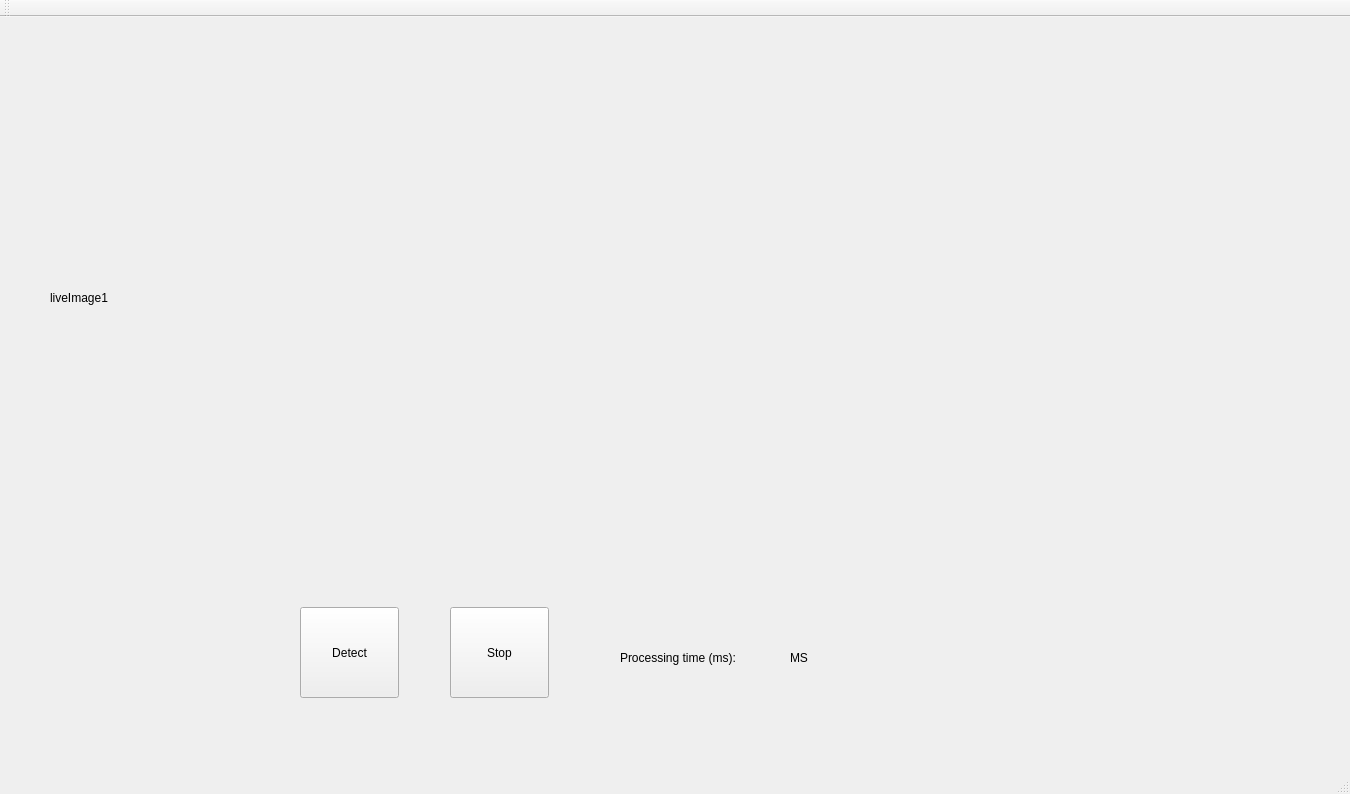
<?xml version="1.0" encoding="UTF-8"?>
<ui version="4.0">
 <class>MainWindow</class>
 <widget class="QMainWindow" name="MainWindow">
  <property name="geometry">
   <rect>
    <x>0</x>
    <y>0</y>
    <width>1350</width>
    <height>794</height>
   </rect>
  </property>
  <property name="windowTitle">
   <string>MainWindow</string>
  </property>
  <widget class="QWidget" name="centralWidget">
   <widget class="QLabel" name="liveLabel1">
    <property name="geometry">
     <rect>
      <x>50</x>
      <y>40</y>
      <width>1261</width>
      <height>481</height>
     </rect>
    </property>
    <property name="text">
     <string>liveImage1</string>
    </property>
   </widget>
   <widget class="QPushButton" name="grabButton">
    <property name="geometry">
     <rect>
      <x>300</x>
      <y>590</y>
      <width>99</width>
      <height>91</height>
     </rect>
    </property>
    <property name="text">
     <string>Detect</string>
    </property>
   </widget>
   <widget class="QPushButton" name="stopButton">
    <property name="geometry">
     <rect>
      <x>450</x>
      <y>590</y>
      <width>99</width>
      <height>91</height>
     </rect>
    </property>
    <property name="text">
     <string>Stop</string>
    </property>
   </widget>
   <widget class="QLabel" name="fpsLabel">
    <property name="geometry">
     <rect>
      <x>790</x>
      <y>620</y>
      <width>111</width>
      <height>41</height>
     </rect>
    </property>
    <property name="text">
     <string>MS</string>
    </property>
   </widget>
   <widget class="QLabel" name="textLabelFPS">
    <property name="geometry">
     <rect>
      <x>620</x>
      <y>620</y>
      <width>171</width>
      <height>41</height>
     </rect>
    </property>
    <property name="text">
     <string>Processing time (ms):</string>
    </property>
   </widget>
  </widget>
  <widget class="QMenuBar" name="menuBar">
   <property name="geometry">
    <rect>
     <x>0</x>
     <y>0</y>
     <width>1350</width>
     <height>25</height>
    </rect>
   </property>
  </widget>
  <widget class="QToolBar" name="mainToolBar">
   <attribute name="toolBarArea">
    <enum>TopToolBarArea</enum>
   </attribute>
   <attribute name="toolBarBreak">
    <bool>false</bool>
   </attribute>
  </widget>
  <widget class="QStatusBar" name="statusBar"/>
 </widget>
 <layoutdefault spacing="6" margin="11"/>
 <resources/>
 <connections/>
</ui>
